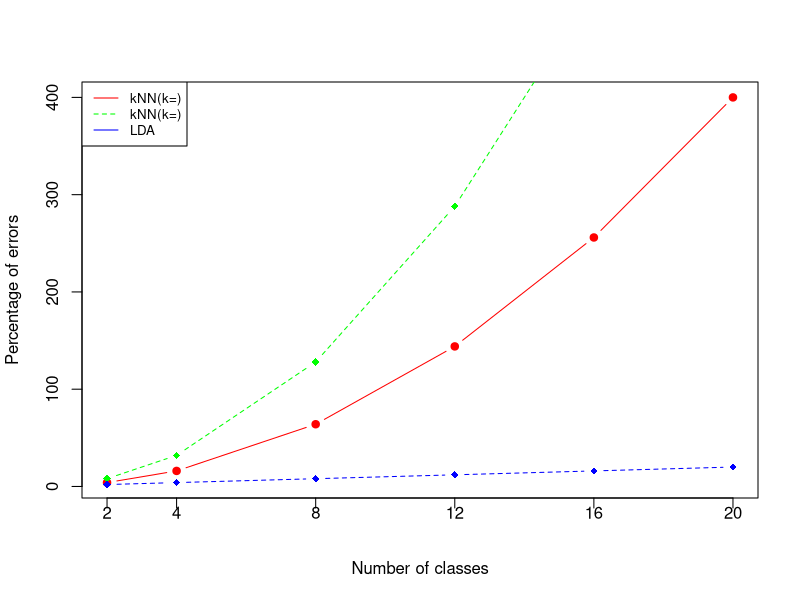

The R source for this figure:
# Generate some data
x<-c(2, 4, 8, 12, 16, 20); 
y1<-x*x; 
y2<-2*y1;
y3<-x;
plot(x, y1, type="b", pch=19, col="red", main="", xlab="Number of classes", ylab="Percentage of errors", xaxt='n', ticks=TRUE)

# Add a line
lines(x, y2, pch=18, col="green", type="b", lty=2)

# Add a line
lines(x, y3, pch=18, col="blue", type="b", lty=2)

xtick<-c(2, 4, 8, 12, 16, 20)
axis(side=1, at=xtick, labels = FALSE)
text(x=xtick,  par("usr")[3], 
     labels = xtick, las=1, srt = 0, pos = 1, xpd = TRUE)

# Add a legend
legend("topleft", legend=c("kNN(k=)", "kNN(k=)", "LDA"),
       col=c("red", "green", "blue"), lty=1:2, cex=0.8)
